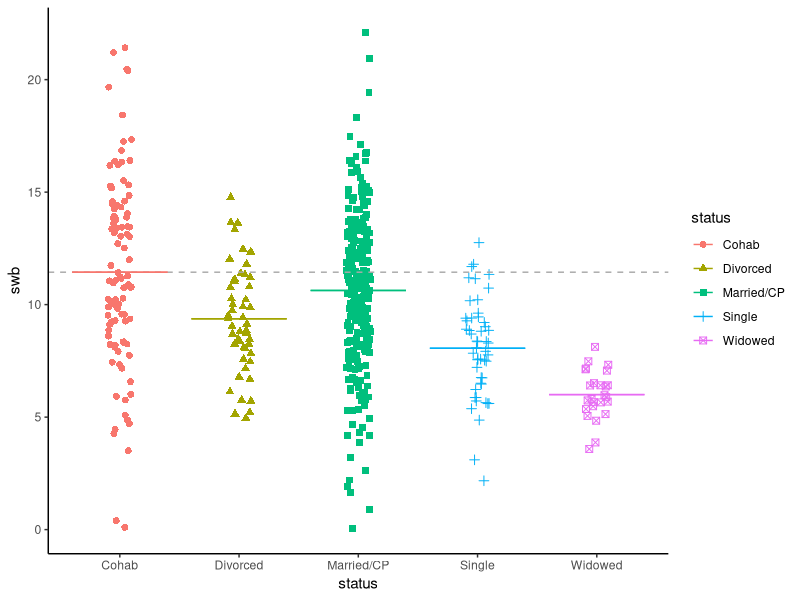
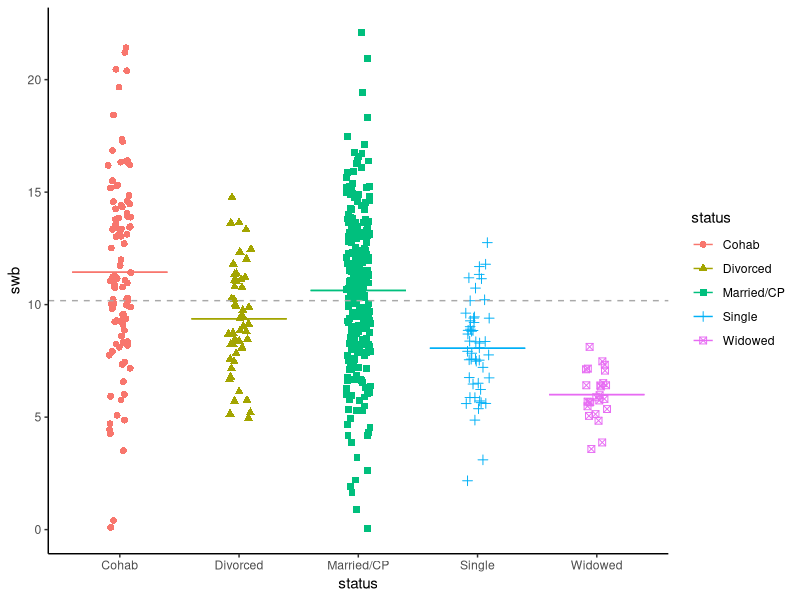

Write R code to recreate these figures, in order.
## ---- chunk 1
library(tidyverse)
## ---- chunk 2
n <- round(500*(c(.55, .2, .1, .05, .1)),0)
set.seed(7284)
wb_tib <- tibble(
  swb = c(rnorm(n[1], 11, 3.6),
          rnorm(n[2], 12, 4.2),
          rnorm(n[3], 8, 2.2),
          rnorm(n[4], 6, 1.1),
          rnorm(n[5], 9.5, 2.5)),
  status = factor(c(rep("Married/CP", n[1]),
             rep("Cohab", n[2]),
             rep("Single", n[3]),
             rep("Widowed", n[4]),
             rep("Divorced", n[5])))
)
## ---- chunk 3
str(wb_tib)
## ---- chunk 4
wb_tib %>%
  group_by(status) %>%
  summarise(
    n = n(),
    mean = round(mean(swb),2),
    sd = round(sd(swb),2)
  ) 
## ---- chunk 5
contrasts(wb_tib$status)
## ---- chunk 6
gpM <- wb_tib %>%
  group_by(status) %>%
  summarise(
    swb = round(mean(swb),2)
  ) %>%
  mutate(
    GM = c(rep(mean(swb),5))
  )
gpM
## ---- chunk 7
wb_tib %>%
  ggplot(., aes(x=status, y=swb, colour = status, shape = status)) +
  geom_jitter(width = 0.1, size = 2) + 
  geom_hline(yintercept = as.numeric(gpM[1,2]), lty = 2, colour = "darkgrey") +
  theme_classic() +
  geom_errorbar(data = gpM, width=0.8,aes(ymax=..y..,ymin=..y..))
## ---- chunk 8
res_dummy <- lm(swb ~ status, data = wb_tib)
summary(res_dummy)
## ---- chunk 9
contrasts(wb_tib$status) <- contr.treatment(n = 5, base = 3)
contrasts(wb_tib$status)
## ---- chunk 10
res_dummy <- lm(swb ~ status, data = wb_tib)
summary(res_dummy)
## ---- chunk 11
gpM
## ---- chunk 12
contrasts(wb_tib$status) <- contr.sum
contrasts(wb_tib$status)
## ---- chunk 13
wb_tib %>%
  ggplot(., aes(x=status, y=swb, colour = status, shape = status)) +
  geom_jitter(width = 0.1, size = 2) + 
  geom_hline(yintercept = mean(wb_tib$swb), lty = 2, colour = "darkgrey") +
  theme_classic() +
  geom_errorbar(data = gpM, width=0.8,aes(ymax=..y..,ymin=..y..))
## ---- chunk 14
wb_tib$status <- fct_relevel(wb_tib$status, "Widowed")
contrasts(wb_tib$status) <- contr.sum
contrasts(wb_tib$status)
## ---- chunk 15

res_zero <- lm(swb ~ status, data = wb_tib)
summary(res_zero)
## ---- chunk 16
summary(res_dummy)
## ---- chunk 17
gpM
## ---- chunk 18
pred_swb <- tibble(status = c("Cohab", "Divorced", "Married/CP", "Single", "Widowed"))
pred_swb %>%
  mutate(
    pred_dummy = round(predict(res_dummy, newdata = .),2),
    pred_zero = round(predict(res_zero, newdata = .),2)
  )

## ---- chunk 19
gpM
